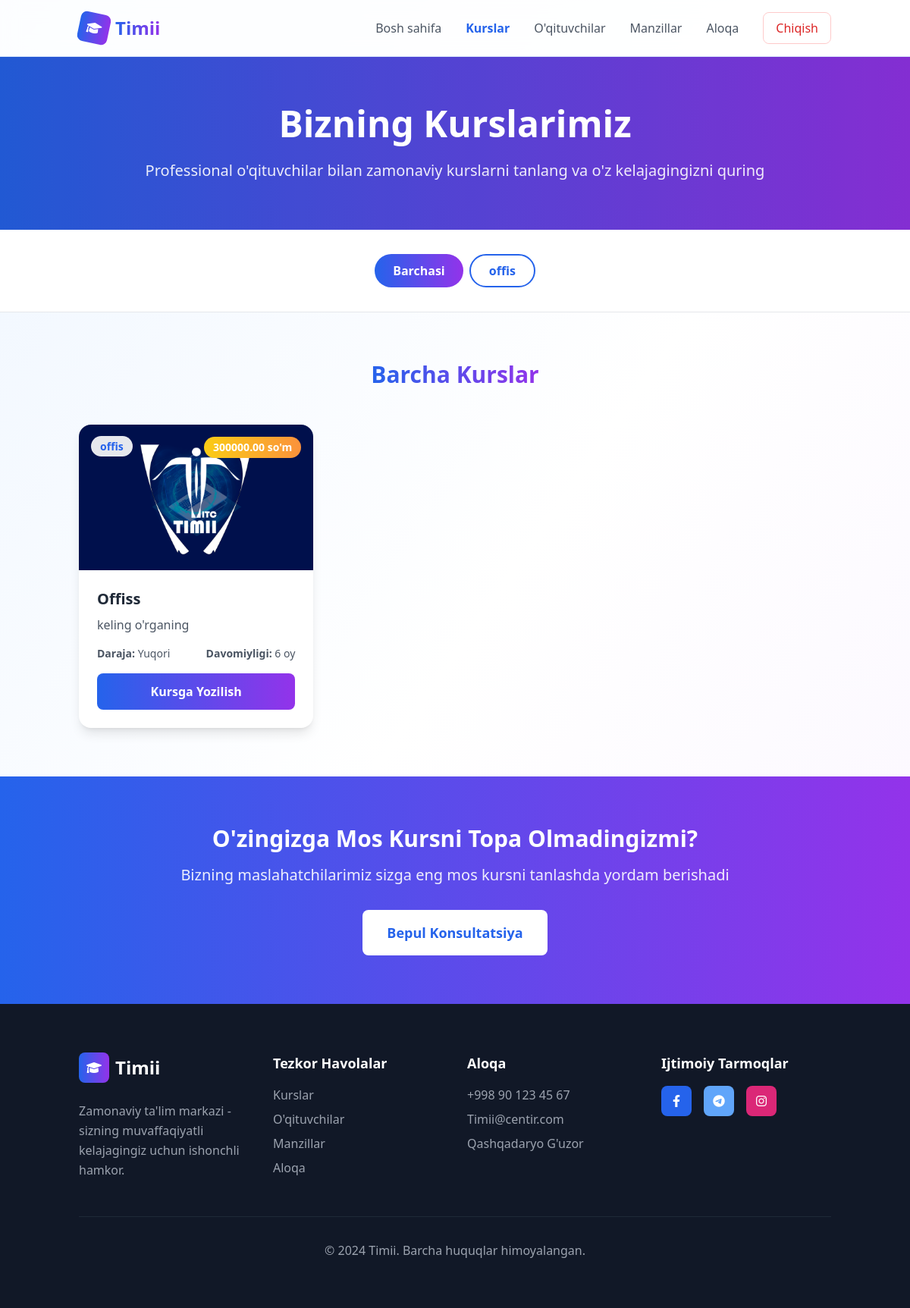
Page /courses/ on the committed database.
### main/models.py (models this page shows, shortened)
class Category(models.Model):
    name = models.CharField(max_length=100, verbose_name="Kategoriya nomi")
    icon = models.CharField(max_length=50, default="fas fa-book", verbose_name="Icon")
    description = models.TextField(blank=True, verbose_name="Tavsif")
    is_active = models.BooleanField(default=True, verbose_name="Faol")
    created_at = models.DateTimeField(auto_now_add=True, verbose_name="Yaratilgan")
    class Meta:
        verbose_name = "Kategoriya"
        verbose_name_plural = "Kategoriyalar"
        ordering = ['name']
    def __str__(self):
        return self.name

class Course(models.Model):
    LEVEL_CHOICES = [
        ('beginner', "Boshlang'ich"),
        ('intermediate', "O'rta"),
        ('advanced', "Yuqori"),
    ]
    title = models.CharField(max_length=200, verbose_name="Kurs nomi")
    description = models.TextField(verbose_name="Tavsif")
    category = models.ForeignKey(Category, on_delete=models.CASCADE, verbose_name="Kategoriya")
    level = models.CharField(max_length=20, choices=LEVEL_CHOICES, verbose_name="Daraja")
    duration_months = models.IntegerField(default=3, verbose_name="Davomiyligi (oy)")
    students_count = models.IntegerField(default=0, verbose_name="O'quvchilar soni")
    rating = models.DecimalField(max_digits=3, decimal_places=1, default=5.0, verbose_name="Reyting")
    price = models.DecimalField(max_digits=10, decimal_places=2, verbose_name="Narx (so'm)")
    instructor = models.CharField(max_length=100, verbose_name="O'qituvchi")
    image = models.ImageField(upload_to='courses/', blank=True, verbose_name="Rasm")
    features = models.TextField(help_text="Har bir xususiyatni yangi qatordan yozing", verbose_name="Xususiyatlar")
    is_active = models.BooleanField(default=True, verbose_name="Faol")
    is_featured = models.BooleanField(default=False, verbose_name="Mashhur")
    created_at = models.DateTimeField(auto_now_add=True, verbose_name="Yaratilgan")
    class Meta:
        verbose_name = "Kurs"
        verbose_name_plural = "Kurslar"
        ordering = ['-created_at']
    @property
    def duration(self):
        return f"{self.duration_months} oy"

### main/views.py (the view)
# urls.py: path('courses/', views.courses, name='courses'),
def courses(request):
    try:
        courses = Course.objects.filter(is_active=True)
        featured_courses = Course.objects.filter(is_active=True, is_featured=True)
        categories = Category.objects.filter(is_active=True)
    except:
        courses = []
        featured_courses = []
        categories = []
    context = {
        'courses': courses,
        'featured_courses': featured_courses,
        'categories': categories,
    }
    return render(request, 'main/courses.html', context)

### templates/main/courses.html (shortened to what this page needs)
{% extends 'main/base.html' %}
{% block content %}
<section class="py-16 bg-gradient-to-r from-blue-600 to-purple-600 text-white relative overflow-hidden">
    <div class="absolute inset-0 bg-black/10"></div>
    <div class="container mx-auto px-4 relative">
        <div class="text-center max-w-4xl mx-auto">
            <h1 class="text-4xl lg:text-5xl font-bold mb-6">Bizning Kurslarimiz</h1>
            <p class="text-xl opacity-90">
                Professional o'qituvchilar bilan zamonaviy kurslarni tanlang va o'z kelajagingizni quring
            </p>
        </div>
    </div>
</section>
<section class="py-8 bg-white border-b">
    <div class="container mx-auto px-4">
        <div class="flex flex-wrap gap-2 justify-center">
            <button class="px-6 py-2 bg-gradient-to-r from-blue-600 to-purple-600 text-white rounded-full font-semibold">
                Barchasi
            </button>
            {% for category in categories %}
            <button class="px-6 py-2 border-2 border-blue-600 text-blue-600 rounded-full font-semibold hover:bg-blue-50 transition-colors">
                {{ category }}
            </button>
            {% endfor %}
        </div>
    </div>
</section>
<section class="py-16">
    <div class="container mx-auto px-4">
        <div class="text-center mb-12">
            <h2 class="text-3xl font-bold mb-4">
                <span class="bg-gradient-to-r from-blue-600 to-purple-600 bg-clip-text text-transparent">
                </span>
            </h2>
        </div>
        <div class="grid md:grid-cols-2 lg:grid-cols-3 gap-8">
            {% for course in courses %}
            <div class="card-hover bg-white rounded-2xl overflow-hidden shadow-lg border-0">
                <div class="relative overflow-hidden">
                    {% if course.image %}
                        <img src="{{ course.image.url }}" alt="{{ course.title }}" class="w-full h-48 object-cover">
                    {% else %}
                        <div class="w-full h-48 bg-gradient-to-br from-blue-200 to-purple-200 flex items-center justify-center">
                            <i class="fas fa-book text-4xl text-blue-600"></i>
                        </div>
                    {% endif %}
                    <div class="absolute top-4 left-4">
                        <span class="bg-white/90 text-blue-600 px-3 py-1 rounded-full text-sm font-semibold">{{ course.category }}</span>
                    </div>
                    <div class="absolute top-4 right-4 bg-gradient-to-r from-yellow-400 to-orange-400 text-white rounded-full px-3 py-1 text-sm font-semibold">
                        {{ course.price }} so'm
                    </div>
                </div>
                <div class="p-6">
                    <h3 class="text-xl font-bold text-gray-800 mb-2">{{ course.title }}</h3>
                    <p class="text-gray-600 mb-4">{{ course.description|truncatewords:15 }}</p>
                    <div class="flex items-center justify-between text-sm text-gray-600 mb-4">
                        <span><strong>Daraja:</strong> {{ course.get_level_display }}</span>
                        <span><strong>Davomiyligi:</strong> {{ course.duration }}</span>
                    </div>
                    <button class="w-full bg-gradient-to-r from-blue-600 to-purple-600 text-white py-3 rounded-lg font-semibold hover:from-blue-700 hover:to-purple-700 transition-all duration-300">
                        Kursga Yozilish
                    </button>
                </div>
            </div>
            {% endfor %}
        </div>
    </div>
</section>
<section class="py-16 bg-gradient-to-r from-blue-600 to-purple-600 text-white">
    <div class="container mx-auto px-4 text-center">
        <h2 class="text-3xl font-bold mb-4">O'zingizga Mos Kursni Topa Olmadingizmi?</h2>
        <p class="text-xl mb-8 opacity-90">
            Bizning maslahatchilarimiz sizga eng mos kursni tanlashda yordam berishadi
        </p>
        <button class="px-8 py-4 text-lg bg-white text-blue-600 rounded-lg font-semibold hover:bg-gray-100 transition-colors">
            Bepul Konsultatsiya
        </button>
    </div>
</section>
{% endblock %}

### templates/main/base.html (style rules this page uses)
.card-hover { transition: all 0.3s ease; }

### rows in the picture
Category: name "offis"
Course: image (picture), category "offis", price "300000.00", title "Offiss", description "keling o'rganing", level "Yuqori", duration "6 oy"
